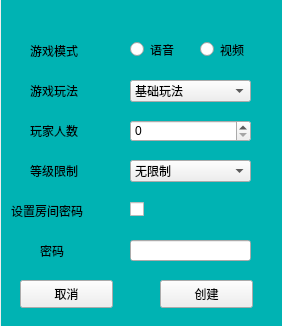
<?xml version="1.0" encoding="UTF-8"?>
<ui version="4.0">
 <class>createRoomForm</class>
 <widget class="QWidget" name="createRoomForm">
  <property name="geometry">
   <rect>
    <x>0</x>
    <y>0</y>
    <width>282</width>
    <height>326</height>
   </rect>
  </property>
  <property name="windowTitle">
   <string>Form</string>
  </property>
  <widget class="QPushButton" name="pb_cancel">
   <property name="geometry">
    <rect>
     <x>20</x>
     <y>280</y>
     <width>93</width>
     <height>28</height>
    </rect>
   </property>
   <property name="text">
    <string>取消</string>
   </property>
  </widget>
  <widget class="QPushButton" name="pb_commit">
   <property name="geometry">
    <rect>
     <x>160</x>
     <y>280</y>
     <width>93</width>
     <height>28</height>
    </rect>
   </property>
   <property name="text">
    <string>创建</string>
   </property>
  </widget>
  <widget class="QLabel" name="lb_mode">
   <property name="geometry">
    <rect>
     <x>30</x>
     <y>40</y>
     <width>72</width>
     <height>21</height>
    </rect>
   </property>
   <property name="text">
    <string>游戏模式</string>
   </property>
  </widget>
  <widget class="QRadioButton" name="rb_audio">
   <property name="geometry">
    <rect>
     <x>130</x>
     <y>40</y>
     <width>61</width>
     <height>19</height>
    </rect>
   </property>
   <property name="text">
    <string>语音</string>
   </property>
  </widget>
  <widget class="QRadioButton" name="rb_video">
   <property name="geometry">
    <rect>
     <x>200</x>
     <y>40</y>
     <width>61</width>
     <height>19</height>
    </rect>
   </property>
   <property name="text">
    <string>视频</string>
   </property>
  </widget>
  <widget class="QLabel" name="lb_playMethod">
   <property name="geometry">
    <rect>
     <x>30</x>
     <y>80</y>
     <width>72</width>
     <height>21</height>
    </rect>
   </property>
   <property name="text">
    <string>游戏玩法</string>
   </property>
  </widget>
  <widget class="QComboBox" name="cmb_playMethod">
   <property name="geometry">
    <rect>
     <x>130</x>
     <y>80</y>
     <width>121</width>
     <height>22</height>
    </rect>
   </property>
   <item>
    <property name="text">
     <string>基础玩法</string>
    </property>
   </item>
  </widget>
  <widget class="QLabel" name="lb_playerNum">
   <property name="geometry">
    <rect>
     <x>30</x>
     <y>120</y>
     <width>72</width>
     <height>21</height>
    </rect>
   </property>
   <property name="text">
    <string>玩家人数</string>
   </property>
  </widget>
  <widget class="QSpinBox" name="sb_playerNum">
   <property name="geometry">
    <rect>
     <x>130</x>
     <y>120</y>
     <width>121</width>
     <height>22</height>
    </rect>
   </property>
  </widget>
  <widget class="QLabel" name="lb_level">
   <property name="geometry">
    <rect>
     <x>30</x>
     <y>160</y>
     <width>72</width>
     <height>21</height>
    </rect>
   </property>
   <property name="text">
    <string>等级限制</string>
   </property>
  </widget>
  <widget class="QComboBox" name="cmb_level">
   <property name="geometry">
    <rect>
     <x>130</x>
     <y>160</y>
     <width>121</width>
     <height>22</height>
    </rect>
   </property>
   <item>
    <property name="text">
     <string>无限制</string>
    </property>
   </item>
   <item>
    <property name="text">
     <string>10级以上</string>
    </property>
   </item>
   <item>
    <property name="text">
     <string>20级以上</string>
    </property>
   </item>
   <item>
    <property name="text">
     <string>30级</string>
    </property>
   </item>
  </widget>
  <widget class="QLabel" name="lb_passwd">
   <property name="geometry">
    <rect>
     <x>11</x>
     <y>200</y>
     <width>91</width>
     <height>21</height>
    </rect>
   </property>
   <property name="text">
    <string>设置房间密码</string>
   </property>
  </widget>
  <widget class="QCheckBox" name="cb_passwd">
   <property name="geometry">
    <rect>
     <x>130</x>
     <y>200</y>
     <width>21</width>
     <height>19</height>
    </rect>
   </property>
   <property name="text">
    <string/>
   </property>
  </widget>
  <widget class="QLabel" name="lb_ispasswd">
   <property name="geometry">
    <rect>
     <x>40</x>
     <y>240</y>
     <width>31</width>
     <height>21</height>
    </rect>
   </property>
   <property name="text">
    <string>密码</string>
   </property>
  </widget>
  <widget class="QLineEdit" name="le_passwd">
   <property name="geometry">
    <rect>
     <x>130</x>
     <y>240</y>
     <width>121</width>
     <height>21</height>
    </rect>
   </property>
  </widget>
  <widget class="QLabel" name="label">
   <property name="geometry">
    <rect>
     <x>1</x>
     <y>-5</y>
     <width>281</width>
     <height>331</height>
    </rect>
   </property>
   <property name="styleSheet">
    <string notr="true">background-color: rgb(36, 53, 81);
background-color: rgb(0, 206, 206);
background-color: rgb(0, 179, 179);</string>
   </property>
   <property name="text">
    <string/>
   </property>
  </widget>
  <zorder>label</zorder>
  <zorder>pb_cancel</zorder>
  <zorder>pb_commit</zorder>
  <zorder>lb_mode</zorder>
  <zorder>rb_audio</zorder>
  <zorder>rb_video</zorder>
  <zorder>lb_playMethod</zorder>
  <zorder>cmb_playMethod</zorder>
  <zorder>lb_playerNum</zorder>
  <zorder>sb_playerNum</zorder>
  <zorder>lb_level</zorder>
  <zorder>cmb_level</zorder>
  <zorder>lb_passwd</zorder>
  <zorder>cb_passwd</zorder>
  <zorder>lb_ispasswd</zorder>
  <zorder>le_passwd</zorder>
 </widget>
 <resources/>
 <connections/>
</ui>
